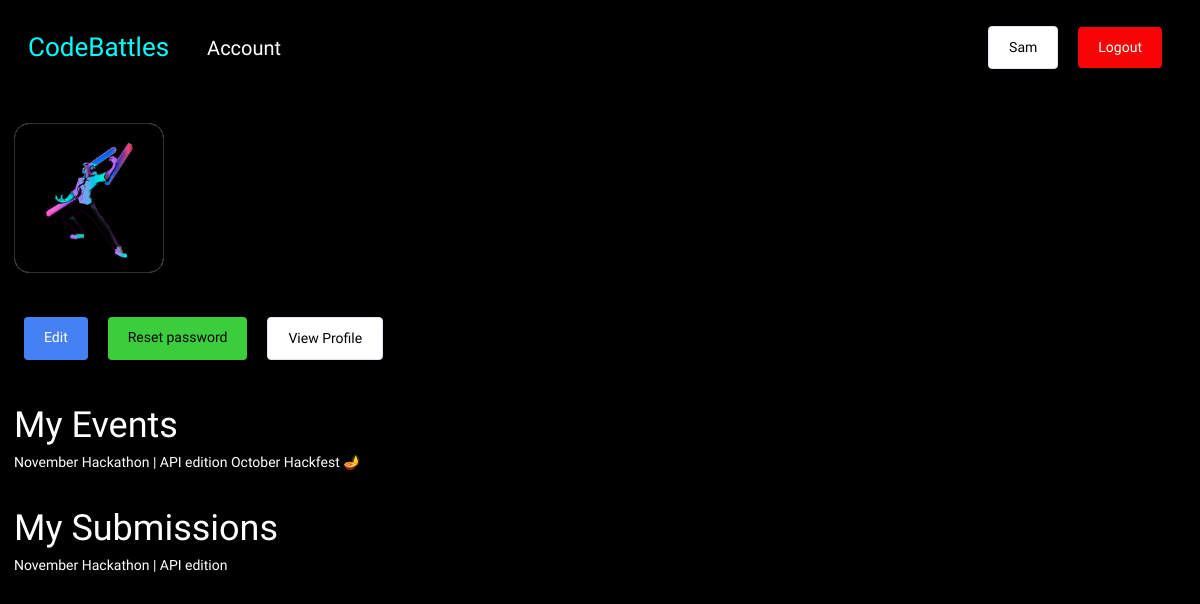
The app's page /account/ (signed in) with its own data.
### base/models.py (models this page shows, shortened)
class User(AbstractUser):
    name = models.CharField(max_length=100, null=True)
    email = models.EmailField(unique=True, null=True)
    bio = models.TextField(null=True, blank=True)
    hackathon_participant = models.BooleanField(default=True, null=True)
    avatar =  ResizedImageField(size=[400,400], default='avatar.png')
    id = models.UUIDField(default=uuid.uuid4, unique=True,primary_key=True, editable=False)
    USERNAME_FIELD = 'email'
    REQUIRED_FIELDS = ['username']
    twitter = models.URLField(max_length=500, null=True, blank=True)
    linkedin = models.URLField(max_length=500, null=True, blank=True)
    website = models.URLField(max_length=500, null=True, blank=True)
    facebook = models.URLField(max_length=500, null=True, blank=True)
    github = models.URLField(max_length=500, null=True, blank=True)
    class Meta:
        ordering = ['avatar']

class Event(models.Model):
    name = models.CharField(max_length=200)
    preview = models.TextField(null=True, blank=True)
    description = models.TextField(null=True, blank=True)
    participants = models.ManyToManyField(User, blank=True, related_name='events')
    date = models.DateTimeField()
    start_date = models.DateTimeField(null=True)
    end_date = models.DateTimeField(null=True)
    registration_deadline = models.DateTimeField(null=True)
    updated = models.DateTimeField(auto_now=True)
    created = models.DateTimeField(auto_now_add=True)
    id = models.UUIDField(default=uuid.uuid4, unique=True, primary_key=True, editable=False)
    class Meta:
        ordering = ['-end_date']

class Submission(models.Model):
    participant = models.ForeignKey(User, on_delete=models.SET_NULL, null=True, related_name="submissions")
    event = models.ForeignKey(Event, on_delete=models.SET_NULL, null=True)
    project_url = models.URLField(max_length=500, null=True, blank=True)
    details = models.TextField(null=True, blank=False)
    id = models.UUIDField(default=uuid.uuid4, unique=True,primary_key=True, editable=False)

### base/views.py (the view)
# urls.py: path('account/', views.account_page, name="account"),
@login_required(login_url='login')
def account_page(request):
    user = request.user
    context = {'user': user}
    return render(request, 'account.html', context)

### templates/account.html
{% extends 'main.html' %}
{% block content %}
    <div class="section">
        <img class="user--avatar--lg" src="{{user.avatar.url}}"/>
    </div>
    <div id="account--buttons">
        <a class="btn btn--primary" href="{% url 'edit-account' user.id %}">Edit</a>
        <a class="btn btn--success" href="{% url 'change-password' %}">Reset password</a>
        <a class="btn btn--secondary" href="{% url 'profile' user.id %}">View Profile</a>
    </div>
    <div class="section">
        <h3>My Events</h3>
        {% for event in user.events.all %}
            <a class="item" href="{% url 'event' event.id %}">{{event.name}}</a>
        {% empty %}
            <p>You haven't registed for any events</p>
        {% endfor %}
    </div>
    <div class="section">
        <h3>My Submissions</h3>
        {% for sub in user.submissions.all %}
            <a class="item" href="{% url 'update-submission' sub.id %}">{{sub.event.name}}</a>
            {% empty %}
            <p>You dont haven't submitted any projects yet</p>
        {% endfor %}
    </div>
{% endblock content %}

### templates/navbar.html
<nav>
    <div id="logo--wrapper">
        <a href="{% url 'home' %}">
            <h4 id="logo--text">CodeBattles</h4>
        </a>
    </div>
    <div id="nav-item">
        <a id="navigator" href="{% url 'account' %}">Account</a>
    </div>
    <div id="nav--col3">
        {% if request.user.is_authenticated %}
        <a class="btn btn--secondary" href="{% url 'profile' request.user.id %}">{{request.user.name}}</a>
        <a class="btn btn--danger" href="{% url 'logout' %}">Logout</a>
        {% else %}
        <a class="btn btn--secondary" href="{% url 'login' %}">Login</a>
        <a class="btn btn--warning" href="{% url 'register' %}">Register</a>
        {% endif %}
    </div>
</nav>

### static/css/main.css (style rules this page uses)
* { box-sizing: border-box; margin: 0; padding: 0; font-family: 'Readex Pro'; background-color: black; line-height: 1.5em; color: white; font-size: 14px; }
h1,h2,h3,h4,h5,h6 { font-weight: 500; }
h3 { font-size: 36px; }
h4 { font-size: 32px; }
a { text-decoration: none; }
.section { margin: 2em 0; }
.btn { padding: 10px 20px; border-radius: 4px; text-decoration: none; color: black; display: block; width: fit-content; margin: 10px; background-color: none; border: none; }
.btn--primary { background-color:#000; color: #fff; }
.btn--secondary { background-color:#fff; color: #000; border: 1px solid #DEE4ED; }
.btn--danger { background-color: rgb(247, 4, 4); color:white }
.btn--success { background-color: #3bcd3b; }
.btn--primary { background-color: #4681f4; }
nav { display: flex; justify-content: space-between; align-items: center; width: 100%; padding: 0.5em 2em; }
nav a { text-decoration: none; color: black; margin: 0 10px; }
#navigator { font-size: 20px; color: white; }
#nav-item { display: flex; justify-content: space-between; align-items: center; width: 100%; padding: 0.5em 2em; }
#logo--text { font-size: 26px; font-weight: 500; color: aqua; }
#nav--col3 { display: flex; justify-content: space-between; align-items: center; }
.user--avatar--lg { height: 150px; width: 150px; object-fit: cover; border-radius: 15px; border: 1px solid #2b3031; background-color: white; margin: 0; padding: 0; line-height: 0; }
#account--buttons { display: flex; flex-wrap: wrap; }

### records on screen
User: user.name "Sam", avatar (picture)
Event: name "November Hackathon | API edition"
Event: name "October Hackfest 🪔"
Submission: event.name "November Hackathon | API edition"
